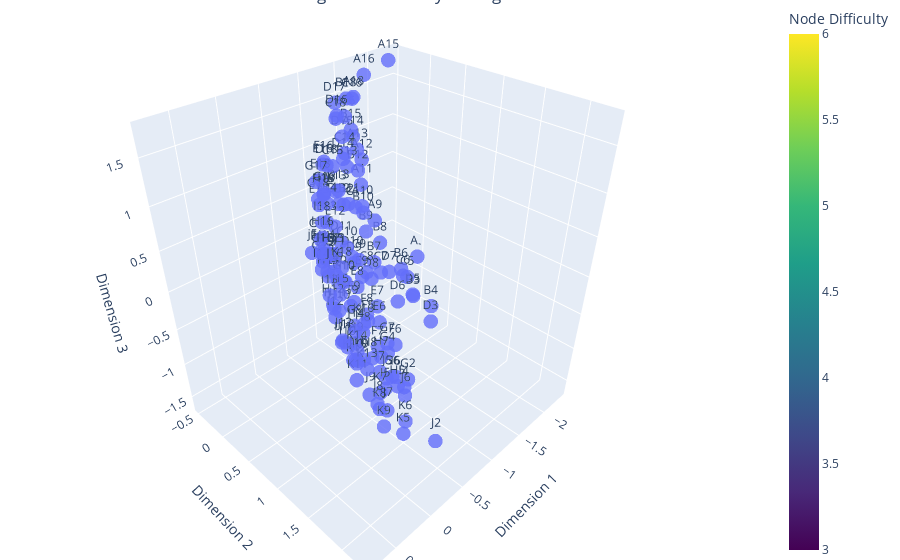

This figure's notebook cell:
### Markdown cell above
Plot a 3D scatterplot of Node embeddings

### Code cell
labels = [label for label, _ in embeddings]
x_coords = [coords[0] for _, coords in embeddings]
y_coords = [coords[1] for _, coords in embeddings]
z_coords = [coords[2] for _, coords in embeddings]

fig = go.Figure(data=[go.Scatter3d(
    x=x_coords,
    y=y_coords,
    z=z_coords,
    text=labels,
    mode='markers+text', 
    marker=dict(
        size=5,
        colorscale='Viridis', 
        opacity=0.8,
        colorbar=dict(title='Node Difficulty')
    ),
    textposition='top center'
)])

fig.update_layout(
    title='3D Visualization of Node Embeddings with Difficulty Scaling',
    scene=dict(
        xaxis_title='Dimension 1',
        yaxis_title='Dimension 2',
        zaxis_title='Dimension 3'
    ),
    margin=dict(l=0, r=0, b=0, t=0) 
)

fig.show()

### Figure 1 — Plotly figure (JSON) as saved in the notebook; plotly's stock layout.template omitted (floating-point values rounded to 4 significant figures; data arrays with more than 128 entries replaced by an {"elided": "..."} marker saying what was removed)
{"data": [{"marker": {"colorbar": {"title": {"text": "Node Difficulty"}}, "colorscale": [[0, "#440154"], [0.1111, "#482878"], [0.2222, "#3e4989"], [0.3333, "#31688e"], [0.4444, "#26828e"], [0.5556, "#1f9e89"], [0.6667, "#35b779"], [0.7778, "#6ece58"], [0.8889, "#b5de2b"], [1, "#fde725"]], "opacity": 0.8, "size": 5}, "mode": "markers+text", "text": {"elided": "142 str values"}, "textposition": "top center", "type": "scatter3d", "x": {"elided": "142 float values"}, "y": {"elided": "142 float values"}, "z": {"elided": "142 float values"}}], "layout": {"margin": {"b": 0, "l": 0, "r": 0, "t": 0}, "scene": {"xaxis": {"title": {"text": "Dimension 1"}}, "yaxis": {"title": {"text": "Dimension 2"}}, "zaxis": {"title": {"text": "Dimension 3"}}}, "title": {"text": "3D Visualization of Node Embeddings with Difficulty Scaling"}}}
